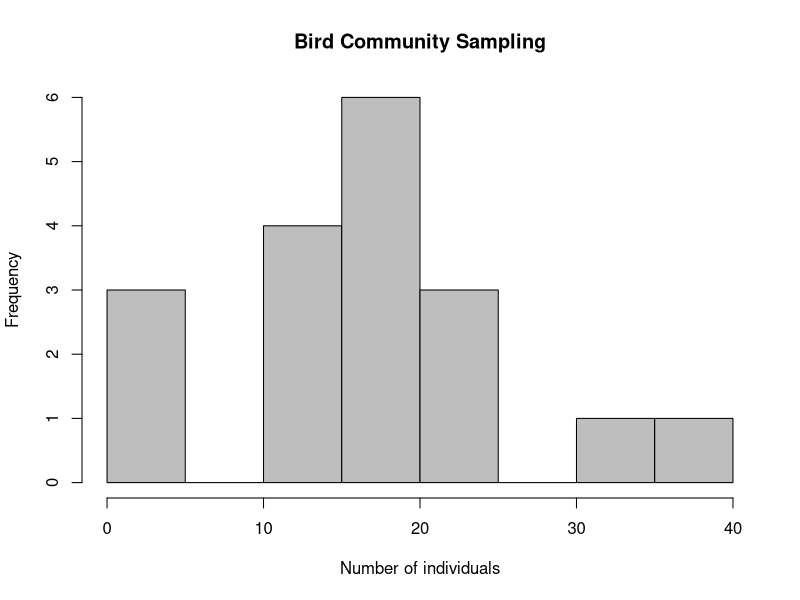
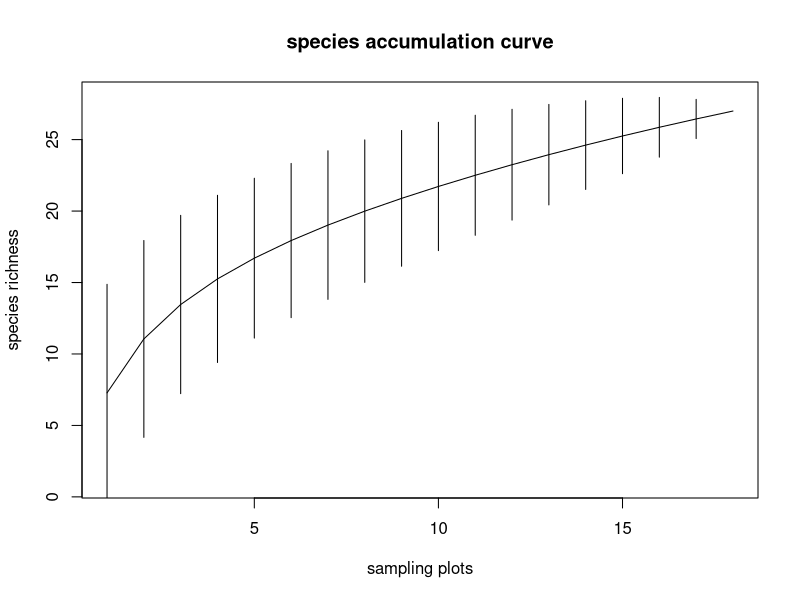
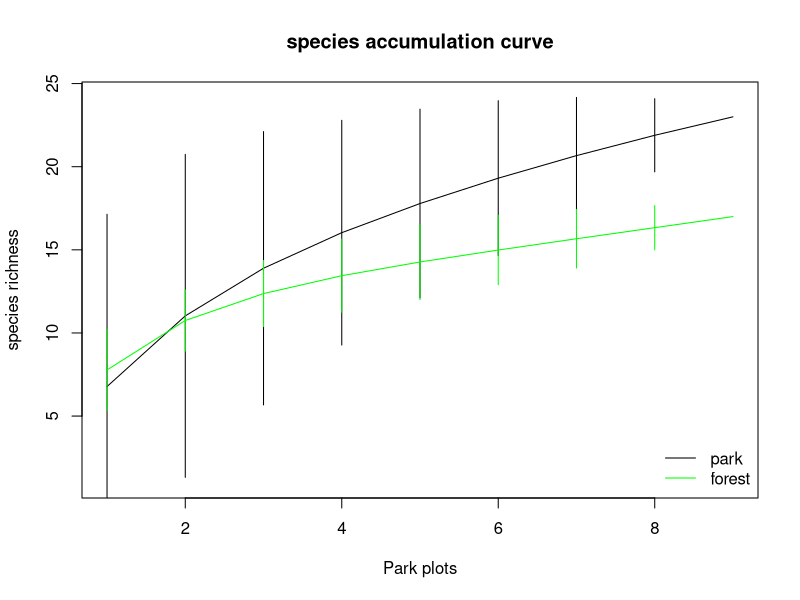

Write R code to recreate these figures, in order.
## ---- chunk 1
options(knitr.duplicate.label = "allow")
knitr::opts_chunk$set(echo = TRUE)
library(vegan)
## ---- chunk 2
bird<-read.csv("data/Bird_community.csv", sep=",", header=TRUE, row.names = 1)
bird[is.na(bird)] <- 0
env<-read.csv("data/bird_environment.csv", sep = ";", dec = ",", header = TRUE)
env[is.na(env)] <- 0

hist(rowSums(bird),
     col = "grey", # colors of bins
     main = "Bird Community Sampling", # plot title
     xlab = "Number of individuals") # x-axis title
## ---- chunk 3
# species richness

# rarefaction (to smalles species size in dataset) to make different sites comparable
# cause our sites were sampled in a similar manner in terms of sampling intensity we don't have to create rarefaction curves but species-accumulation-curve 
#-> how good was sampling to assess species richness? 
SAC <- specaccum(bird)
plot(SAC, xlab = "sampling plots", ylab = "species richness", main="species accumulation curve")

SAC_park <- specaccum(subset(bird, env$category == "park"))
SAC_fore <- specaccum(subset(bird, env$category == "forest"))

plot(SAC_park, xlab = "Park plots", ylab = "species richness", main="species accumulation curve")
plot(SAC_fore, xlab = "Forest plots", ylab = "species richness", main="species accumulation curve", col="green", add = T)
legend("bottomright", legend = c("park","forest"), col = c("black","green"),lwd=1, bty = "n")
